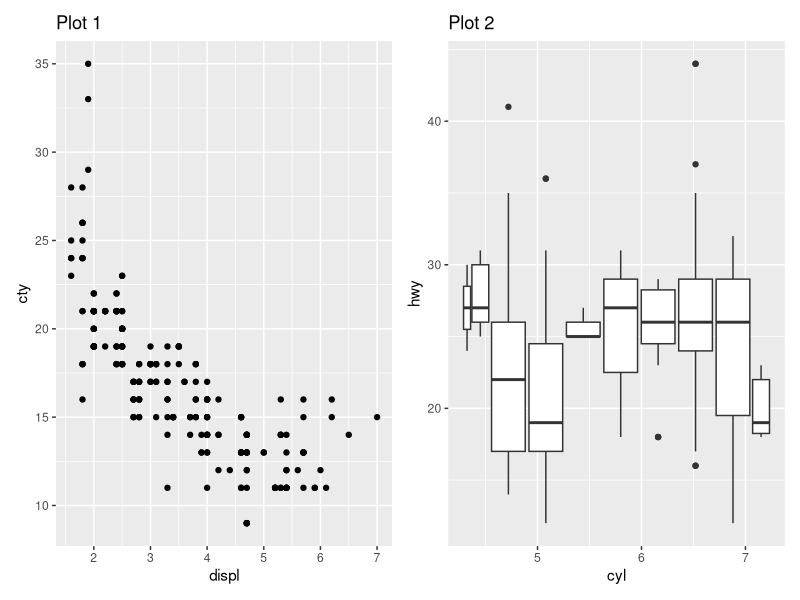
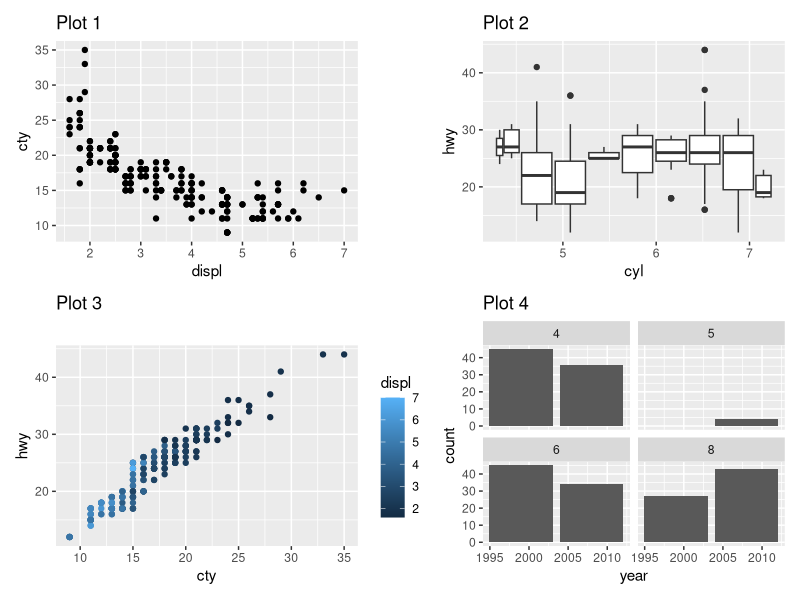
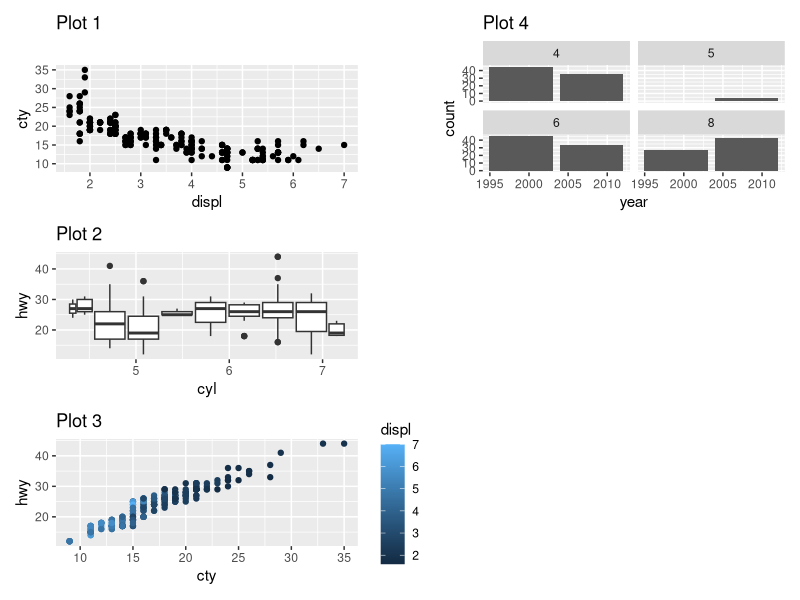
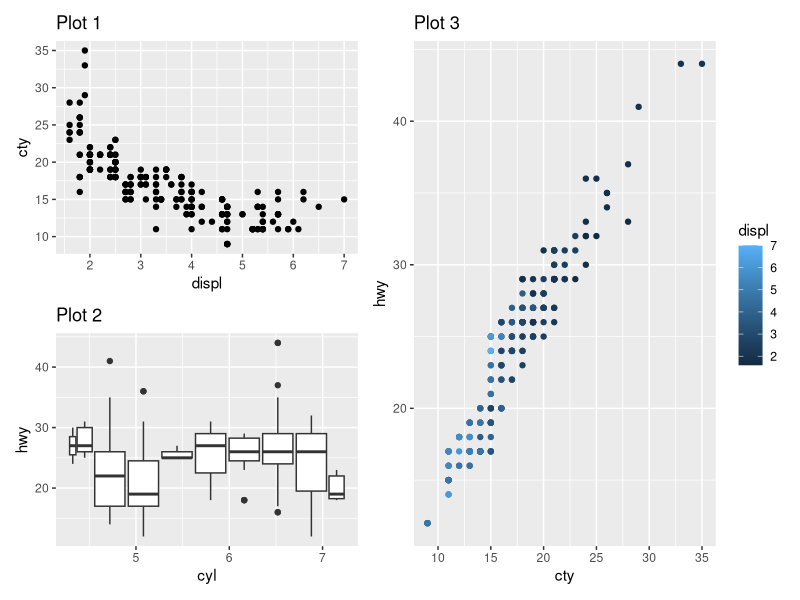
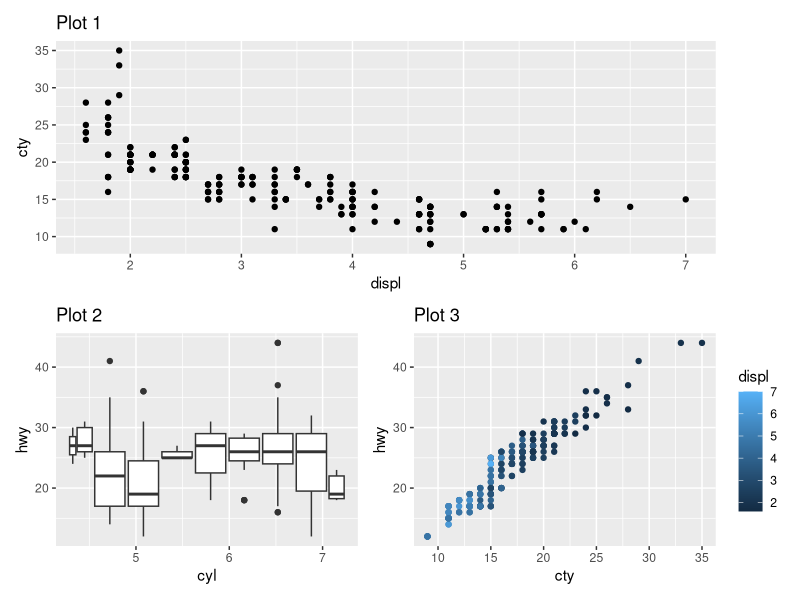
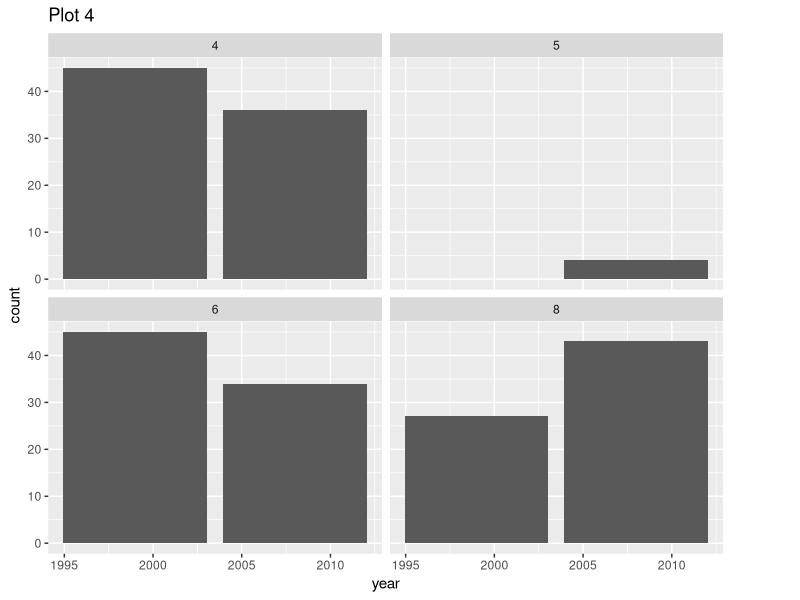
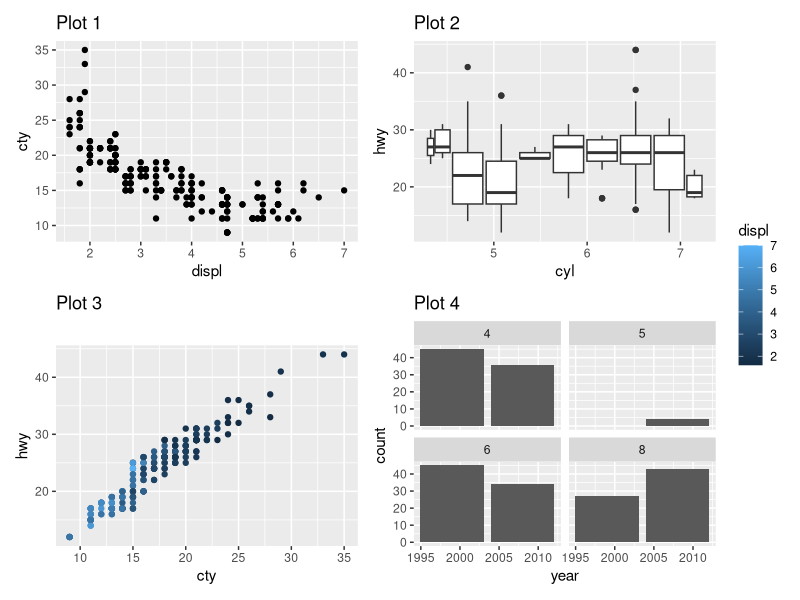
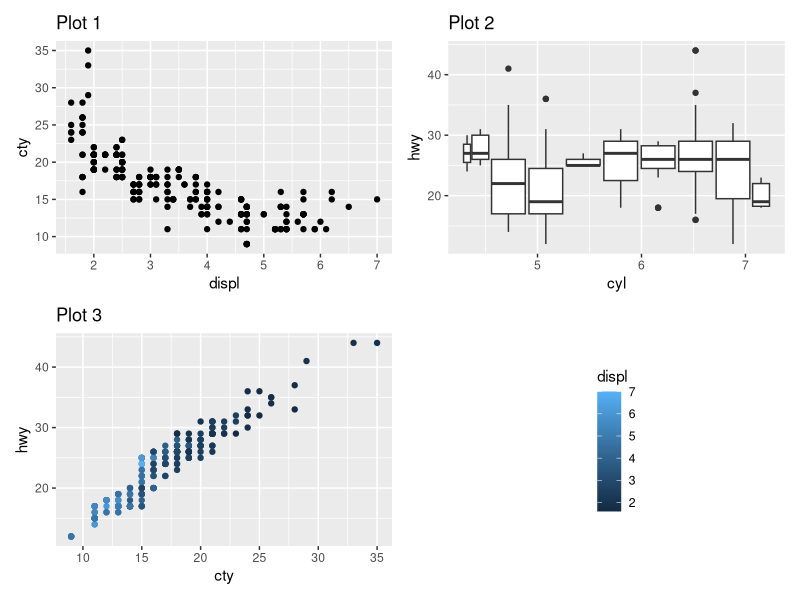

Source code (R) for these figures, in order:
## ---- chunk 1
knitr::opts_chunk$set(echo = TRUE)
## ---- chunk 2
#加载包
library(ggplot2)
library(patchwork)
data(package = "ggplot2")#查看数据的方法
## ---- chunk 3
unique(mpg$class)
summary(mpg)
## ---- chunk 4
p1 <- ggplot(mpg) + 
  geom_point(aes(displ, cty)) + 
  ggtitle('Plot 1')

p2 <- ggplot(mpg) + 
  geom_boxplot(aes(cyl, hwy, group = trans)) + 
  ggtitle('Plot 2')

p3 <- ggplot(mpg) + 
  geom_point(aes(cty, hwy, colour = displ)) + 
  ggtitle('Plot 3')

p4 <- ggplot(mpg) + 
  geom_bar(aes(year)) + 
  facet_wrap(~cyl) + 
  ggtitle('Plot 4')
p1+p2
## ---- chunk 5
p1+p2+p3+p4
## ---- chunk 6
p1+p2+p3+p4+plot_layout(nrow = 3,byrow = FALSE)
## ---- chunk 7
p1 / p2 |p3
## ---- chunk 8
p1 / (p2 |p3)
## ---- chunk 9
max_dims <- get_max_dim(p1, p2, p3, p4)
set_dim(p4, max_dims)
## ---- chunk 10
p1 + p2 + p3 + p4 +
  plot_layout(guides = 'collect')
## ---- chunk 11
p1 + p2 + p3 + guide_area() + 
  plot_layout(guides = 'collect')
